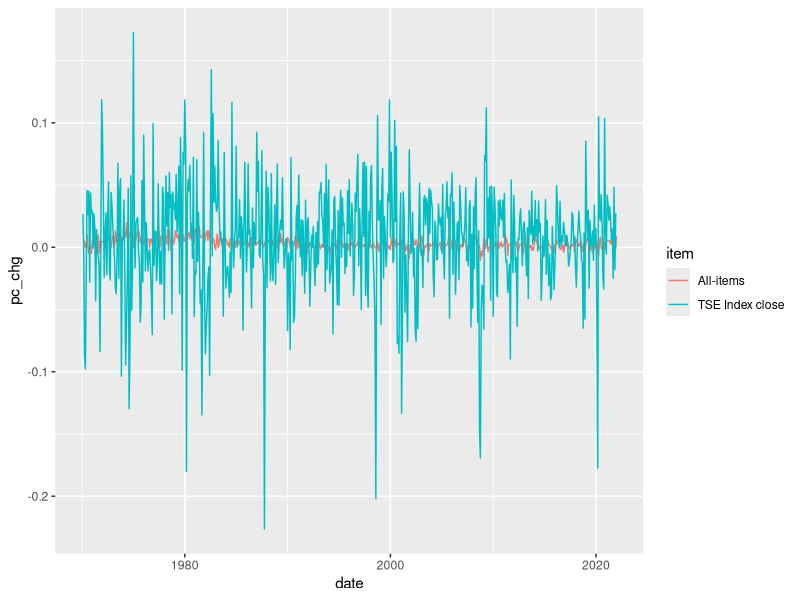

Write the R code that produced this figure.
## ---- chunk 1
knitr::opts_chunk$set(echo = TRUE,
                      message=FALSE,
                      warning=FALSE,
                      fig.height=4,
                      fig.width=8)
options(scipen = 99)
options(digits=3)

library(tidyverse)
library(here)
library(lubridate)
## ---- chunk 2
infl_data <- read_csv(here('data','statscan-inflation-smry-1970.csv'))
infl_data <- infl_data %>% rename(
  date=REF_DATE,
  prod_groups=`Products and product groups`
)
tse_data <- read_csv(here('data','tse-1970-relevant-stat.csv'))
## ---- chunk 3
summary(infl_data$date)
infl_data %>% count(prod_groups)
## ---- chunk 4
summary(tse_data$date)
tse_data %>% count(TSE_stat)
## ---- chunk 5
infl_data_main <- infl_data %>% filter(prod_groups=='All-items')
infl_data_comb <- infl_data_main %>% select(-GEO, -COORDINATE)
infl_data_comb <- infl_data_comb %>% rename(
  item=prod_groups
)

tse_data_main <- tse_data %>% filter(TSE_stat=='S&P/TSE Composite Index, close')
tse_data_comb <- tse_data_main %>% select(-COORDINATE, -UOM_ID, -TERMINATED)
tse_data_comb <- tse_data_comb %>% rename(
  item=TSE_stat
) %>% mutate(
  item=str_replace_all(item, 'S&P/TSE Composite Index, close','TSE Index close')
)

## ---- chunk 6
infl_data_comb_pc <- infl_data_comb %>% mutate(
  pc_chg=VALUE/lag(VALUE)-1
)
tse_data_comb_pc <- tse_data_comb %>% mutate(
  pc_chg=VALUE/lag(VALUE)-1
)
## ---- chunk 7
## join data
#infl_tse <- inner_join(infl_data_main, tse_data_main, by='date')
## better to bind rows
infl_tse <- bind_rows(infl_data_comb_pc, tse_data_comb_pc)
## ---- chunk 8
infl_tse %>% ggplot(aes(x=date, y=pc_chg, color=item))+geom_line()
## ---- chunk 9
infl_tse_cor <- infl_tse %>% filter(!is.na(pc_chg))
infl_cor <- infl_tse_cor[infl_tse_cor$item=='All-items',"pc_chg"]
infl_cor <- infl_cor[-624,]
tse_cor <- infl_tse_cor[infl_tse_cor$item=='TSE Index close', "pc_chg"]
cor.test(tse_cor$pc_chg, infl_cor$pc_chg)
## ---- chunk 10
infl_tse_wide <- infl_tse %>% select(-UOM, -pc_chg)
infl_tse_wide <- infl_tse_wide %>% pivot_wider(names_from=item, values_from=VALUE)

## ---- chunk 11
cor.test(infl_tse_wide$`All-items`, infl_tse_wide$`TSE Index close`)
